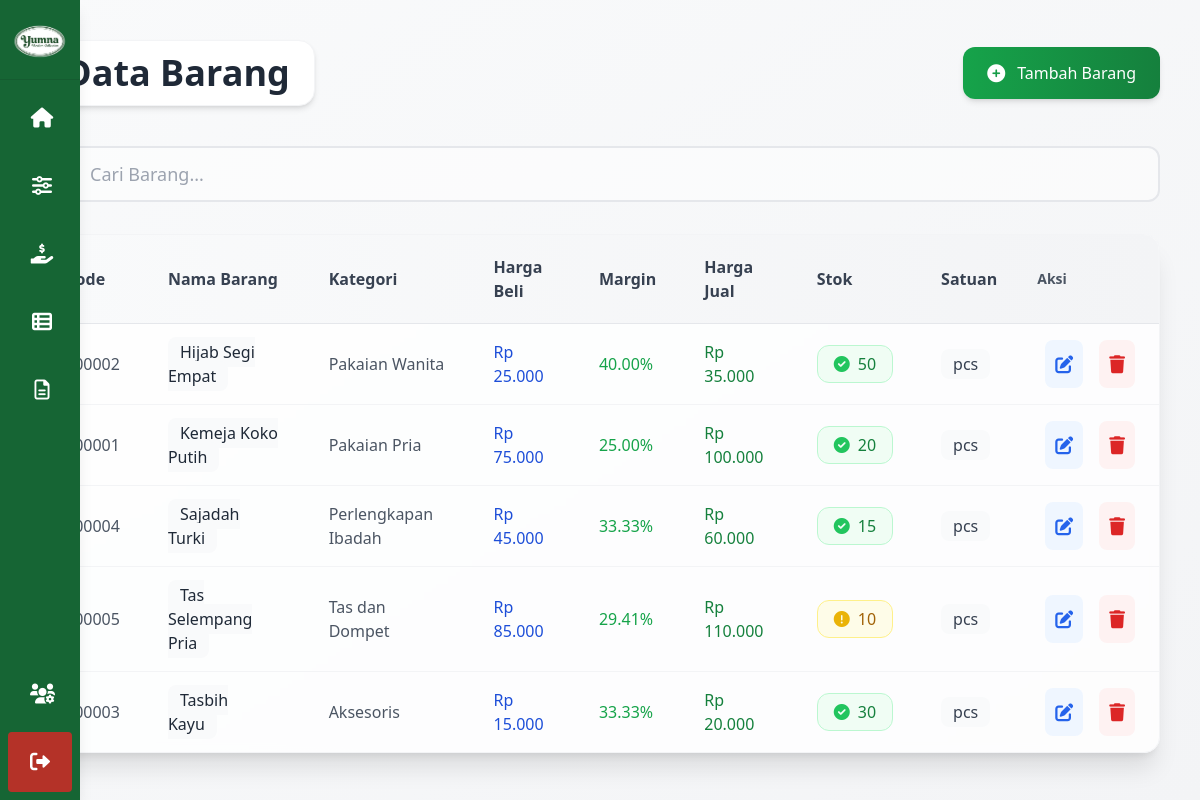
The page /pages/manage_barang.php (signed in) on the database its author committed.
### tables this page shows
CREATE TABLE barang (
    id_barang INT(10) AUTO_INCREMENT PRIMARY KEY,
    id_kategori INT(10) NOT NULL,
    nama_barang VARCHAR(50) NOT NULL,
    harga_beli INT(10) NOT NULL,
    margin DECIMAL(10,2) NOT NULL,
    harga_jual INT(10) NOT NULL,
    stok INT(5) NOT NULL DEFAULT 0,
    satuan_barang VARCHAR(20) NOT NULL,
    FOREIGN KEY (id_kategori) REFERENCES kategori(id_kategori) ON DELETE CASCADE
);

CREATE TABLE kategori (
    id_kategori INT(10) AUTO_INCREMENT PRIMARY KEY,
    kategori_barang VARCHAR(100) NOT NULL
);

### pages/manage_barang.php (the view, shortened to what this page needs)
<?php
require_once '../config/koneksi.php';
function formatRupiah($angka)
{
    return "Rp " . number_format($angka, 0, ',', '.');
}
$stmt = $pdo->query("SELECT b.*, k.kategori_barang
                    FROM barang b
                    JOIN kategori k ON b.id_kategori = k.id_kategori
                    ORDER BY b.nama_barang");
$barangs = $stmt->fetchAll(PDO::FETCH_ASSOC);
?>
<!DOCTYPE html>
<html lang="id">
<head>
    <script src="https://cdn.tailwindcss.com"></script>
    <link rel="stylesheet" href="https://cdnjs.cloudflare.com/ajax/libs/font-awesome/6.0.0-beta3/css/all.min.css">
</head>
<body class="bg-gradient-to-br from-gray-50 to-gray-100 min-h-screen">
    <div class="flex">
        <?php include '../includes/sidebar.php'; ?>
        <main class="flex-1 p-6 sm:p-8 lg:p-10">
            <div class="max-w-7xl mx-auto">
                <header class="flex flex-col sm:flex-row justify-between items-center mb-10 gap-4">
                    <div class="flex items-center gap-4">
                        <h1 class="text-3xl sm:text-4xl font-bold text-gray-800 bg-white py-3 px-6 rounded-2xl shadow-md border border-gray-100">
                            Data Barang
                        </h1>
                    </div>
                    <?php if ($user_level === 'admin'): ?>
                        <button onclick="openModal('add')"
                            class="bg-gradient-to-r from-green-600 to-green-700 hover:from-green-700 hover:to-green-800 text-white px-6 py-3 rounded-xl flex items-center gap-3 transition-all duration-300 shadow-md hover:shadow-lg transform hover:-translate-y-0.5">
                            <i class="fas fa-plus-circle text-lg"></i>
                            <span class="font-medium">Tambah Barang</span>
                        </button>
                    <?php endif; ?>
                </header>
                <div class="mb-8">
                    <div class="flex gap-4">
                        <div class="flex-1">
                            <div class="relative">
                                <input type="text"
                                    id="searchInput"
                                    placeholder="Cari Barang..."
                                    class="w-full pl-12 pr-4 py-3 text-lg rounded-xl border-2 border-gray-200 focus:outline-none focus:ring-2 focus:ring-green-500 focus:border-transparent transition-all bg-white/50">
                            </div>
                        </div>
                    </div>
                </div>
                <div class="bg-white/80 backdrop-blur-sm rounded-2xl shadow-xl overflow-hidden border border-gray-100">
                    <div class="overflow-x-auto">
                        <table class="w-full">
                            <thead class="bg-gradient-to-r from-gray-50 to-gray-100 border-b border-gray-200">
                                <tr>
                                    <th class="px-6 py-5 text-left text-base font-semibold text-gray-700">Kode</th>
                                    <th class="px-6 py-5 text-left text-base font-semibold text-gray-700">Nama Barang</th>
                                    <th class="px-6 py-5 text-left text-base font-semibold text-gray-700">Kategori</th>
                                    <th class="px-6 py-5 text-left text-base font-semibold text-gray-700">Harga Beli</th>
                                    <th class="px-6 py-5 text-left text-base font-semibold text-gray-700">Margin</th>
                                    <th class="px-6 py-5 text-left text-base font-semibold text-gray-700">Harga Jual</th>
                                    <th class="px-6 py-5 text-left text-base font-semibold text-gray-700">Stok</th>
                                    <th class="px-6 py-5 text-left text-base font-semibold text-gray-700">Satuan</th>
                                    <?php if ($user_level === 'admin'): ?>
                                        <th class="px-4 py-3 text-left text-sm font-semibold text-gray-600">Aksi</th>
                                    <?php endif; ?>
                                </tr>
                            </thead>
                            <tbody class="divide-y divide-gray-100" id="tableBody">
                                <?php foreach ($barangs as $barang): ?>
                                    <tr class="hover:bg-gray-50/50 transition-colors duration-150">
                                        <td class="px-6 py-4 text-base text-gray-600 font-medium"><?= str_pad($barang['id_barang'], 6, '0', STR_PAD_LEFT) ?></td>
                                        <td class="px-6 py-4">
                                            <span class="text-gray-800 font-medium text-base bg-gray-50 px-3 py-1 rounded-lg">
                                                <?= htmlspecialchars($barang['nama_barang']) ?>
                                            </span>
                                        </td>
                                        <td class="px-6 py-4 text-base text-gray-600"><?= htmlspecialchars($barang['kategori_barang']) ?></td>
                                        <td class="px-6 py-4">
                                            <span class="text-base font-medium text-blue-700"><?= formatRupiah($barang['harga_beli']) ?></span>
                                        </td>
                                        <td class="px-6 py-4">
                                            <span class="text-base font-medium <?= $barang['margin'] > 20 ? 'text-green-600' : 'text-blue-600' ?>">
                                                <?= number_format($barang['margin'], 2) ?>%
                                            </span>
                                        </td>
                                        <td class="px-6 py-4">
                                            <span class="text-base font-medium text-green-700"><?= formatRupiah($barang['harga_jual']) ?></span>
                                        </td>
                                        <td class="px-6 py-4">
                                            <span class="px-4 py-1.5 text-base rounded-xl inline-flex items-center gap-2 font-medium
                                                <?= $barang['stok'] > 10 ? 'bg-green-50 text-green-700 border border-green-200' : ($barang['stok'] > 0 ? 'bg-yellow-50 text-yellow-700 border border-yellow-200' :
                                                    'bg-red-50 text-red-700 border border-red-200') ?>">
                                                <i class="fas <?= $barang['stok'] > 10 ? 'fa-check-circle text-green-500' : ($barang['stok'] > 0 ? 'fa-exclamation-circle text-yellow-500' :
                                                                    'fa-times-circle text-red-500') ?>"></i>
                                                <?= $barang['stok'] ?>
                                            </span>
                                        </td>
                                        <td class="px-6 py-4">
                                            <span class="text-base font-medium text-gray-700 bg-gray-50 px-3 py-1 rounded-lg">
                                                <?= htmlspecialchars($barang['satuan_barang']) ?>
                                            </span>
                                        </td>
                                        <?php if ($user_level === 'admin'): ?>
                                            <td class="px-6 py-4">
                                                <div class="flex gap-4">
                                                    <button onclick='openModal("edit", <?= json_encode($barang) ?>)'
                                                        class="text-blue-600 hover:text-blue-800 bg-blue-50 p-2.5 rounded-lg hover:bg-blue-100 transition-colors">
                                                        <i class="fas fa-edit text-lg"></i>
                                                    </button>
                                                    <form method="POST" class="inline" onsubmit="return confirmDelete()">
                                                        <button type="submit" class="text-red-600 hover:text-red-800 bg-red-50 p-2.5 rounded-lg hover:bg-red-100 transition-colors">
                                                            <i class="fas fa-trash text-lg"></i>
                                                        </button>
                                                    </form>
                                                </div>
                                            </td>
                                        <?php endif; ?>
                                    </tr>
                                <?php endforeach; ?>
                            </tbody>
                        </table>
                    </div>
                </div>
            </div>
        </main>
    </div>
</body>
</html>

### rows shown on the page
barang: id_barang "000002", nama_barang "Hijab Segi Empat", id_kategori.kategori_barang "Pakaian Wanita", harga_beli "Rp 25.000", margin "40.00", harga_jual "Rp 35.000", stok "50", satuan_barang "pcs"
barang: id_barang "000001", nama_barang "Kemeja Koko Putih", id_kategori.kategori_barang "Pakaian Pria", harga_beli "Rp 75.000", margin "25.00", harga_jual "Rp 100.000", stok "20", satuan_barang "pcs"
barang: id_barang "000004", nama_barang "Sajadah Turki", id_kategori.kategori_barang "Perlengkapan Ibadah", harga_beli "Rp 45.000", margin "33.33", harga_jual "Rp 60.000", stok "15", satuan_barang "pcs"
barang: id_barang "000005", nama_barang "Tas Selempang Pria", id_kategori.kategori_barang "Tas dan Dompet", harga_beli "Rp 85.000", margin "29.41", harga_jual "Rp 110.000", stok "10", satuan_barang "pcs"
barang: id_barang "000003", nama_barang "Tasbih Kayu", id_kategori.kategori_barang "Aksesoris", harga_beli "Rp 15.000", margin "33.33", harga_jual "Rp 20.000", stok "30", satuan_barang "pcs"
